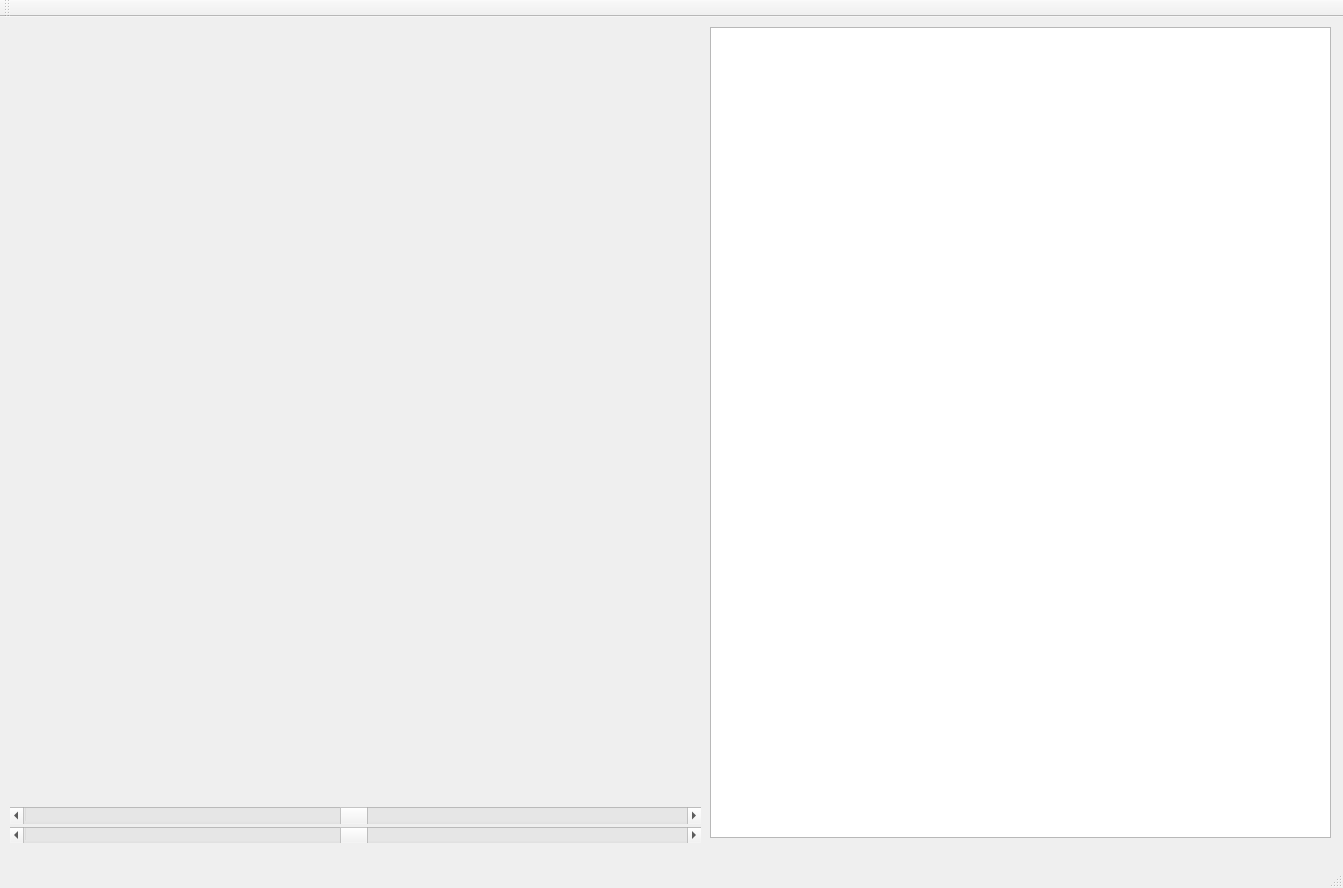
<?xml version="1.0" encoding="UTF-8"?>
<ui version="4.0">
 <class>MainWindow</class>
 <widget class="QMainWindow" name="MainWindow">
  <property name="geometry">
   <rect>
    <x>0</x>
    <y>0</y>
    <width>1343</width>
    <height>888</height>
   </rect>
  </property>
  <property name="windowTitle">
   <string>MainWindow</string>
  </property>
  <widget class="QWidget" name="centralWidget">
   <widget class="QCustomPlot" name="widget" native="true">
    <property name="geometry">
     <rect>
      <x>10</x>
      <y>5</y>
      <width>691</width>
      <height>781</height>
     </rect>
    </property>
   </widget>
   <widget class="QScrollBar" name="horizontalScrollBar">
    <property name="geometry">
     <rect>
      <x>10</x>
      <y>790</y>
      <width>691</width>
      <height>17</height>
     </rect>
    </property>
    <property name="maximum">
     <number>255</number>
    </property>
    <property name="sliderPosition">
     <number>127</number>
    </property>
    <property name="orientation">
     <enum>Qt::Horizontal</enum>
    </property>
   </widget>
   <widget class="QGraphicsView" name="graphicsView">
    <property name="geometry">
     <rect>
      <x>710</x>
      <y>10</y>
      <width>621</width>
      <height>811</height>
     </rect>
    </property>
   </widget>
   <widget class="QScrollBar" name="horizontalScrollBar_2">
    <property name="geometry">
     <rect>
      <x>10</x>
      <y>810</y>
      <width>691</width>
      <height>16</height>
     </rect>
    </property>
    <property name="maximum">
     <number>255</number>
    </property>
    <property name="sliderPosition">
     <number>127</number>
    </property>
    <property name="orientation">
     <enum>Qt::Horizontal</enum>
    </property>
   </widget>
  </widget>
  <widget class="QMenuBar" name="menuBar">
   <property name="geometry">
    <rect>
     <x>0</x>
     <y>0</y>
     <width>1343</width>
     <height>21</height>
    </rect>
   </property>
  </widget>
  <widget class="QToolBar" name="mainToolBar">
   <attribute name="toolBarArea">
    <enum>TopToolBarArea</enum>
   </attribute>
   <attribute name="toolBarBreak">
    <bool>false</bool>
   </attribute>
  </widget>
  <widget class="QStatusBar" name="statusBar"/>
 </widget>
 <layoutdefault spacing="6" margin="11"/>
 <customwidgets>
  <customwidget>
   <class>QCustomPlot</class>
   <extends>QWidget</extends>
   <header location="global">qcustomplot.h</header>
   <container>1</container>
  </customwidget>
 </customwidgets>
 <resources/>
 <connections/>
</ui>
